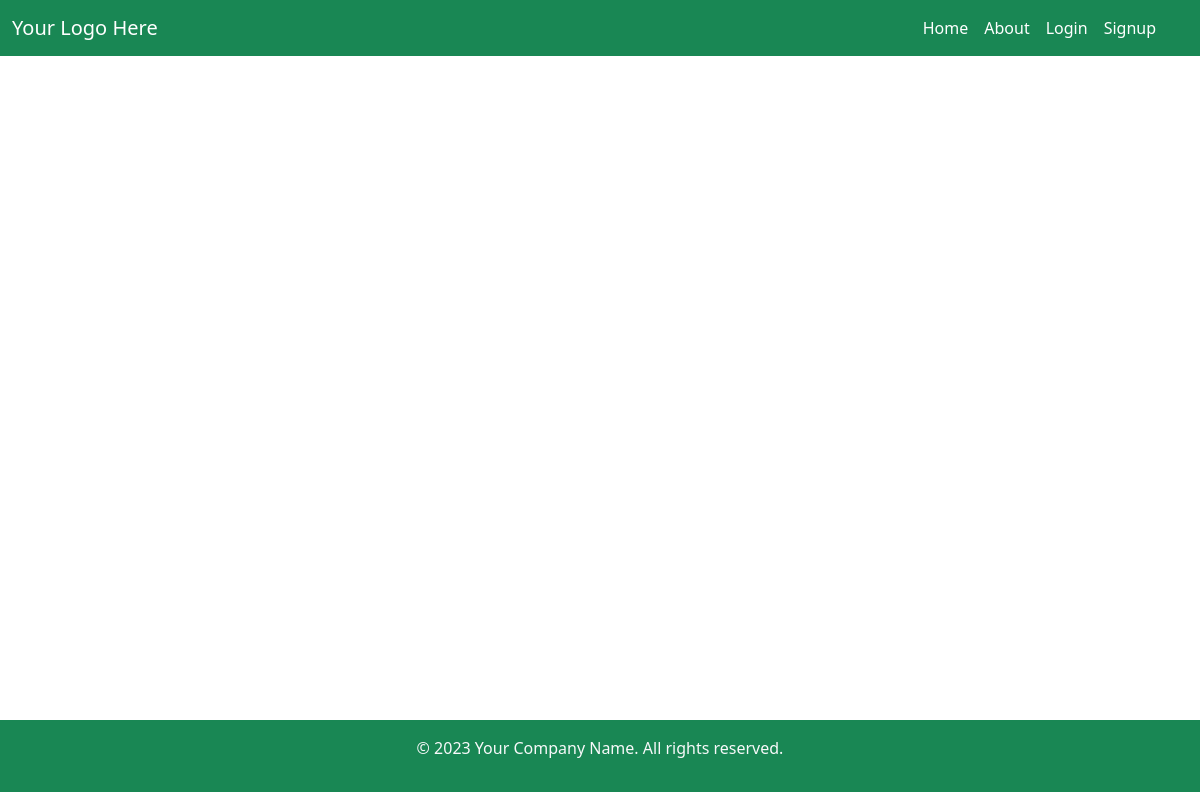
Before: /templates/services.php with the older database file.
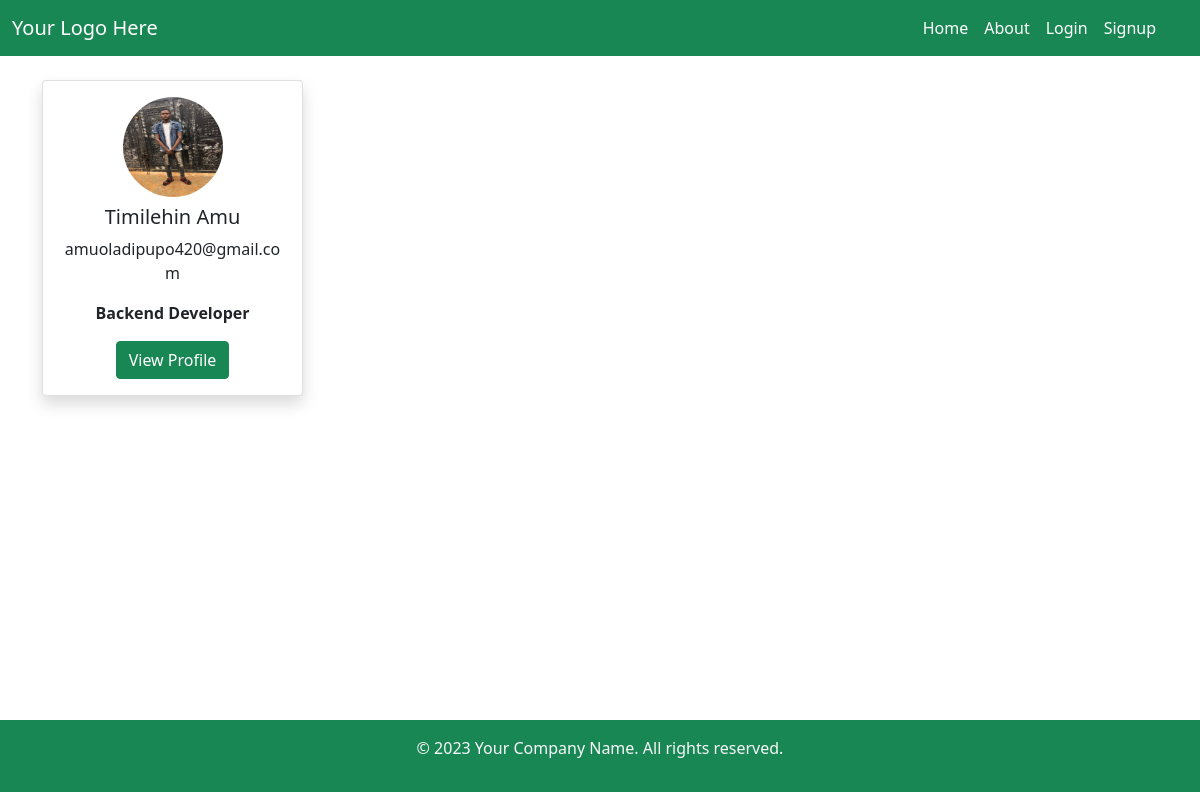
After: the same page with the newer database file.
### tables this page shows
CREATE TABLE `users` (
  `id` int(10) NOT NULL,
  `name` varchar(100) NOT NULL,
  `email` varchar(50) NOT NULL,
  `phone` varchar(50) NOT NULL,
  `gender` text NOT NULL,
  `image` varchar(100) NOT NULL,
  `state` varchar(50) NOT NULL,
  `country` varchar(50) NOT NULL,
  `local_address` varchar(100) NOT NULL,
  `occupation` varchar(80) NOT NULL,
  `website` varchar(100) NOT NULL,
  `facebook` varchar(100) NOT NULL,
  `whatsapp` varchar(100) NOT NULL,
  `twitter` varchar(100) NOT NULL,
  `instagram` varchar(100) NOT NULL,
  `password` varchar(100) NOT NULL,
  `status` text NOT NULL DEFAULT 'offline',
  `updated_at` datetime NOT NULL DEFAULT current_timestamp(),
  `created_at` datetime NOT NULL
);

### middleware/objects.php (called while the page is built, shortened)
<?php
class Objects {
    public $query;
    public $connect;
    public $statement;
    function __construct(){
        $this->host = "localhost";
        $this->user = "root";
        $this->pass = "";
        $this->dbms = "service";
        $this->connect = mysqli_connect($this->host, $this->user, $this->pass, $this->dbms);
    }
    function execute_query(){
        $this->statement = mysqli_query($this->connect, $this->query);
        return true;
    }
    function query_all(){
        $this->execute_query();
        return mysqli_fetch_all($this->statement, MYSQLI_ASSOC);
    }
}
?>

### templates/services.php (the view, shortened to what this page needs)
<?php
    $active = 0;
    include("../middleware/header.php");
    html($active);
    require("../middleware/objects.php");
    $objects = new Objects;
    $objects->query = "SELECT * FROM users";
    $users = $objects->query_all();
?>
<main class="container mt-4">
    <div class="row my-4">
        <?php
            $objects->query = "SELECT * FROM users";
            $users = $objects->query_all();
            foreach($users as $user){
        ?>
            <div class="col-md-3 mb-4">
                <div class="card shadow">
                    <div class="card-body text-center">
                        <img src="../images/users/<?php echo $user["image"]; ?>" alt="User Image" class="rounded-circle mb-2" width="100" height="100">
                        <h5 class="card-title"><?php echo $user["name"]; ?></h5>
                        <p class="card-text"><?php echo $user["email"]; ?></p>
                        <p class="card-text"><b><?php echo $user["occupation"]; ?></b></p>
                        <a href="check_user.php?user_id=<?php echo $user["id"]; ?>" class="btn btn-success">View Profile</a>
                    </div>
                </div>
            </div>
        <?php } ?>
    </div>
</main>
<?php include("../middleware/footer.php");?>

### middleware/header.php (shortened to what this page needs)
<?php function html($active){ ?>
            <!DOCTYPE html>
                <html lang="en">
                <head>
                    <link rel="stylesheet" href="../css/bootstrap.min.css">
                    <link rel="stylesheet" href="../css/pkgs/font-awesome-4.7.0/css/font-awesome.min.css">
                    <link rel="stylesheet" href="../css/style.css">
                </head>
                <body>
                <nav class="navbar navbar-expand-sm navbar-custom bg-success">
                    <div class="container-fluid">
                        <a class="navbar-brand" href="#">Your Logo Here</a>
                        <div class="collapse navbar-collapse justify-content-end me-sm-4 me-3" id="navbarNav">
                            <ul class="navbar-nav">
                                <li class="nav-item"><a class="nav-link" data-active="1" href="home.php">Home</a></li>
                                <li class="nav-item"><a class="nav-link" data-active="2" href="service.php">About</a></li>
                                <li class="nav-item"><a class="nav-link" data-active="3" href="login.php">Login</a></li>
                                <li class="nav-item"><a class="nav-link" data-active="4" href="signup.php">Signup</a></li>
                            </ul>
                        </div>
                    </div>
                </nav>
<?php } ?>

### middleware/footer.php
<footer class="footer mt-auto py-3 bg-success mt-2">
    <div class="container">
        <p class="text-light text-center">© 2023 Your Company Name. All rights reserved.</p>
    </div>
</footer>
</body>
</html>

### css/style.css (style rules this page uses)
.navbar-custom .navbar-brand, .navbar-custom .navbar-nav > li > a { color: #FFFFFF; }
main { min-height: 80vh; }

Changed rows visible on the page:
added users: image (picture), name "Timilehin Amu", email "amuoladipupo420@gmail.com", occupation "Backend Developer"
